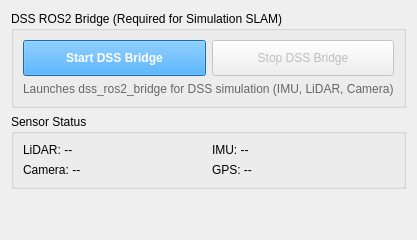
      <widget class="QWidget" name="tabDSSBridge">
       <attribute name="title">
        <string>DSS Bridge</string>
       </attribute>
       <layout class="QVBoxLayout" name="layoutDSSBridge">
        <item>
         <widget class="QGroupBox" name="dssControlGroup">
          <property name="title">
           <string>DSS ROS2 Bridge (Required for Simulation SLAM)</string>
          </property>
          <layout class="QVBoxLayout" name="layoutDSSControl">
           <item>
            <layout class="QHBoxLayout" name="layoutDSSButtons">
             <item>
              <widget class="QPushButton" name="btnStartDSS">
               <property name="styleSheet">
                <string notr="true">
QPushButton {
    background-color: #2196F3;
    color: white;
    font-weight: bold;
    padding: 10px;
}
QPushButton:disabled {
    background-color: #cccccc;
    color: #666666;
}
                </string>
               </property>
               <property name="text">
                <string>Start DSS Bridge</string>
               </property>
              </widget>
             </item>
             <item>
              <widget class="QPushButton" name="btnStopDSS">
               <property name="enabled">
                <bool>false</bool>
               </property>
               <property name="styleSheet">
                <string notr="true">
QPushButton {
    padding: 10px;
}
                </string>
               </property>
               <property name="text">
                <string>Stop DSS Bridge</string>
               </property>
              </widget>
             </item>
            </layout>
           </item>
           <item>
            <widget class="QLabel" name="lblDSSInfo">
             <property name="text">
              <string>Launches dss_ros2_bridge for DSS simulation (IMU, LiDAR, Camera)</string>
             </property>
             <property name="styleSheet">
              <string notr="true">color: #666666;</string>
             </property>
            </widget>
           </item>
          </layout>
         </widget>
        </item>
        <item>
         <widget class="QGroupBox" name="sensorStatusGroup">
          <property name="title">
           <string>Sensor Status</string>
          </property>
          <layout class="QGridLayout" name="layoutSensorStatus">
           <item row="0" column="0">
            <widget class="QLabel" name="lblLidarStatus">
             <property name="text">
              <string>LiDAR: --</string>
             </property>
            </widget>
           </item>
           <item row="0" column="1">
            <widget class="QLabel" name="lblImuStatus">
             <property name="text">
              <string>IMU: --</string>
             </property>
            </widget>
           </item>
           <item row="1" column="0">
            <widget class="QLabel" name="lblCameraStatus">
             <property name="text">
              <string>Camera: --</string>
             </property>
            </widget>
           </item>
           <item row="1" column="1">
            <widget class="QLabel" name="lblGpsStatus">
             <property name="text">
              <string>GPS: --</string>
             </property>
            </widget>
           </item>
          </layout>
         </widget>
        </item>
        <item>
         <spacer name="verticalSpacerDSS">
          <property name="orientation">
           <enum>Qt::Vertical</enum>
          </property>
          <property name="sizeHint" stdset="0">
           <size>
            <width>20</width>
            <height>40</height>
           </size>
          </property>
         </spacer>
        </item>
       </layout>
      </widget>
